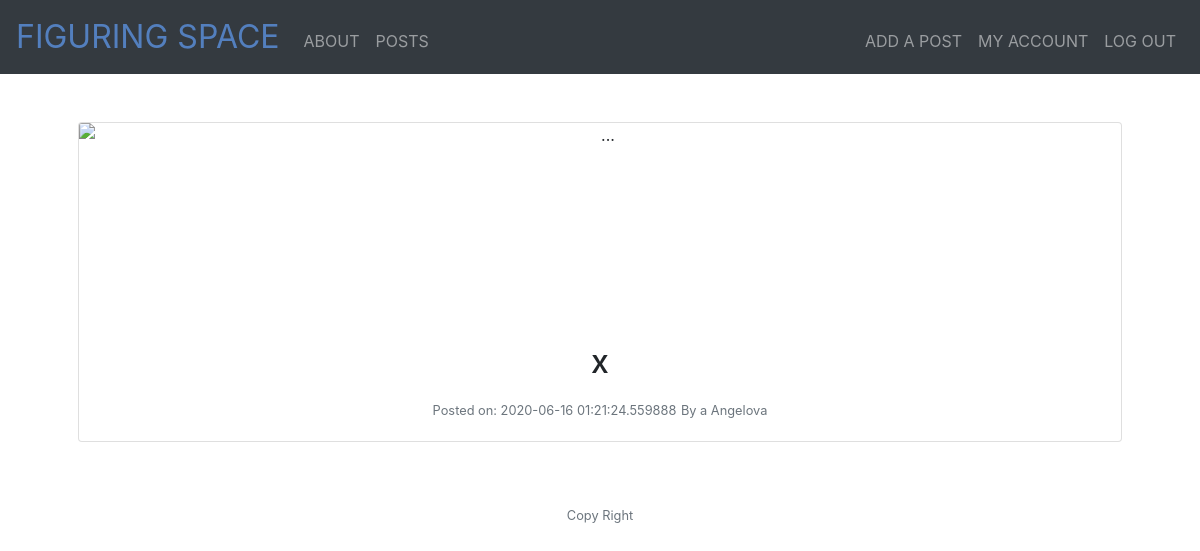
The page /post/10 (signed in) on the database its author committed.
### models.py (models this page shows, shortened)
class Post(db.Model):
    id = db.Column(db.Integer, primary_key=True)
    title = db.Column(db.String(50))
    subtitle = db.Column(db.String(50))
    date_posted = db.Column(db.DateTime)
    content = db.Column(db.Text)
    author = db.Column(db.Integer, db.ForeignKey("user.id"))
    categories = db.relationship("Category", secondary='categories', backref=db.backref('posts', lazy='dynamic'))

class User(db.Model):
    id = db.Column(db.Integer, primary_key=True)
    first_name = db.Column(db.String(50))
    last_name = db.Column(db.String(50))
    email = db.Column(db.String(50))
    password = db.Column(db.String(20))
    registered = db.Column(db.DateTime)
    posts = db.relationship("Post", backref='user')

### app.py (the view)
@app.route('/post/<id>')
@login_required
def post(id):
    post = Post.query.filter_by(id=id).first()
    author = User.query.filter_by(id=post.author).first()
    return render_template("post.html", post=post, author=author)

### app.py (called while the page is built)
@app.after_request
def after_request(response):
    response.headers["Cache-Control"] = "no-cache, no-store, must-revalidate"
    response.headers["Expires"] = 0
    response.headers["Pragma"] = "no-cache"
    return response

### helper.py (called while the page is built)
def login_required(f):
    @wraps(f)
    def decorated_function(*args, **kwargs):
        if session.get("user_id") is None:
            return redirect("/login")
        return f(*args, **kwargs)
    return decorated_function

### templates/post.html (shortened to what this page needs)
{% extends "layout.html" %} {% block main %}
<div class="card mb-3">
  <img
    src="https://media.sproutsocial.com/uploads/2017/02/10x-featured-social-media-image-size.png"
    class="card-img-top"
    alt="..."
    style="height: 200px;"
  />
  <div class="card-body">
    <h2 class="card-title">{{post.title}}</h2>
    <p class="card-text">
      <small class="text-muted">Posted on: {{post.date_posted}}</small>
      <small class="text-muted"
        >By {{author.first_name}} {{author.last_name}}</small
      >
    </p>
  </div>
</div>
{% endblock %}

### static/style.css (style rules this page uses)
main img { max-width: 100%; }

### rows shown on the page
Post: title "x", date_posted "2020-06-16 01:21:24.559888"
User: first_name "a", last_name "Angelova"
